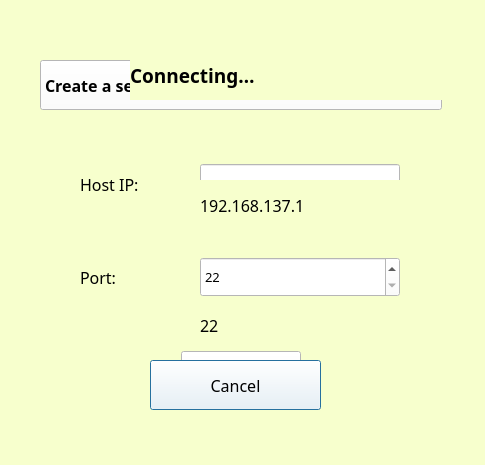
<?xml version="1.0" encoding="UTF-8"?>
<ui version="4.0">
 <class>ConnectionDialog</class>
 <widget class="QDialog" name="ConnectionDialog">
  <property name="geometry">
   <rect>
    <x>0</x>
    <y>0</y>
    <width>485</width>
    <height>465</height>
   </rect>
  </property>
  <property name="windowTitle">
   <string>Create a connection</string>
  </property>
  <property name="styleSheet">
   <string notr="true">background-color: rgb(247, 255, 205);</string>
  </property>
  <widget class="QPushButton" name="pushButton_2">
   <property name="geometry">
    <rect>
     <x>150</x>
     <y>360</y>
     <width>171</width>
     <height>50</height>
    </rect>
   </property>
   <property name="minimumSize">
    <size>
     <width>0</width>
     <height>50</height>
    </size>
   </property>
   <property name="maximumSize">
    <size>
     <width>16777215</width>
     <height>50</height>
    </size>
   </property>
   <property name="font">
    <font>
     <family>Tw Cen MT Condensed Extra Bold</family>
     <pointsize>12</pointsize>
     <weight>50</weight>
     <bold>false</bold>
    </font>
   </property>
   <property name="styleSheet">
    <string notr="true">background-color: rgb(255, 255, 255);</string>
   </property>
   <property name="text">
    <string>Cancel</string>
   </property>
  </widget>
  <widget class="QLabel" name="label_display">
   <property name="geometry">
    <rect>
     <x>130</x>
     <y>50</y>
     <width>400</width>
     <height>50</height>
    </rect>
   </property>
   <property name="minimumSize">
    <size>
     <width>400</width>
     <height>50</height>
    </size>
   </property>
   <property name="maximumSize">
    <size>
     <width>400</width>
     <height>50</height>
    </size>
   </property>
   <property name="font">
    <font>
     <family>Tw Cen MT</family>
     <pointsize>14</pointsize>
     <weight>75</weight>
     <bold>true</bold>
    </font>
   </property>
   <property name="styleSheet">
    <string notr="true"/>
   </property>
   <property name="text">
    <string>Connecting…</string>
   </property>
  </widget>
  <widget class="QLabel" name="label_ip">
   <property name="geometry">
    <rect>
     <x>200</x>
     <y>180</y>
     <width>281</width>
     <height>51</height>
    </rect>
   </property>
   <property name="font">
    <font>
     <family>Tw Cen MT</family>
     <pointsize>12</pointsize>
    </font>
   </property>
   <property name="styleSheet">
    <string notr="true"/>
   </property>
   <property name="text">
    <string>192.168.137.1</string>
   </property>
  </widget>
  <widget class="QLabel" name="label_port">
   <property name="geometry">
    <rect>
     <x>200</x>
     <y>300</y>
     <width>361</width>
     <height>51</height>
    </rect>
   </property>
   <property name="font">
    <font>
     <family>Tw Cen MT</family>
     <pointsize>12</pointsize>
    </font>
   </property>
   <property name="styleSheet">
    <string notr="true"/>
   </property>
   <property name="text">
    <string>22</string>
   </property>
  </widget>
  <widget class="QWidget" name="layoutWidget">
   <property name="geometry">
    <rect>
     <x>30</x>
     <y>60</y>
     <width>422</width>
     <height>341</height>
    </rect>
   </property>
   <layout class="QVBoxLayout" name="verticalLayout_2">
    <item>
     <layout class="QVBoxLayout" name="verticalLayout">
      <property name="spacing">
       <number>0</number>
      </property>
      <property name="leftMargin">
       <number>10</number>
      </property>
      <property name="rightMargin">
       <number>10</number>
      </property>
      <item>
       <widget class="QComboBox" name="comboBox">
        <property name="minimumSize">
         <size>
          <width>0</width>
          <height>50</height>
         </size>
        </property>
        <property name="maximumSize">
         <size>
          <width>16777215</width>
          <height>50</height>
         </size>
        </property>
        <property name="font">
         <font>
          <family>Tw Cen MT</family>
          <pointsize>12</pointsize>
          <weight>75</weight>
          <bold>true</bold>
         </font>
        </property>
        <property name="styleSheet">
         <string notr="true">background-color: rgb(255, 255, 255);</string>
        </property>
        <property name="currentText">
         <string>Create a server</string>
        </property>
        <item>
         <property name="text">
          <string>Create a server</string>
         </property>
        </item>
        <item>
         <property name="text">
          <string>Create a client</string>
         </property>
        </item>
       </widget>
      </item>
     </layout>
    </item>
    <item>
     <spacer name="verticalSpacer">
      <property name="orientation">
       <enum>Qt::Vertical</enum>
      </property>
      <property name="sizeHint" stdset="0">
       <size>
        <width>38</width>
        <height>18</height>
       </size>
      </property>
     </spacer>
    </item>
    <item>
     <layout class="QHBoxLayout" name="horizontalLayout">
      <property name="spacing">
       <number>0</number>
      </property>
      <property name="leftMargin">
       <number>10</number>
      </property>
      <property name="rightMargin">
       <number>10</number>
      </property>
      <item>
       <widget class="QLabel" name="label">
        <property name="minimumSize">
         <size>
          <width>80</width>
          <height>40</height>
         </size>
        </property>
        <property name="maximumSize">
         <size>
          <width>80</width>
          <height>40</height>
         </size>
        </property>
        <property name="font">
         <font>
          <family>Tw Cen MT</family>
          <pointsize>12</pointsize>
          <weight>50</weight>
          <bold>false</bold>
         </font>
        </property>
        <property name="text">
         <string>Host IP:</string>
        </property>
       </widget>
      </item>
      <item>
       <widget class="QLineEdit" name="lineEdit">
        <property name="minimumSize">
         <size>
          <width>200</width>
          <height>40</height>
         </size>
        </property>
        <property name="maximumSize">
         <size>
          <width>200</width>
          <height>40</height>
         </size>
        </property>
        <property name="font">
         <font>
          <family>Tw Cen MT</family>
          <pointsize>10</pointsize>
         </font>
        </property>
        <property name="styleSheet">
         <string notr="true">background-color: rgb(255, 255, 255);</string>
        </property>
        <property name="text">
         <string>192.168.137.1</string>
        </property>
       </widget>
      </item>
     </layout>
    </item>
    <item>
     <spacer name="verticalSpacer_3">
      <property name="orientation">
       <enum>Qt::Vertical</enum>
      </property>
      <property name="sizeHint" stdset="0">
       <size>
        <width>20</width>
        <height>20</height>
       </size>
      </property>
     </spacer>
    </item>
    <item>
     <layout class="QHBoxLayout" name="horizontalLayout_2">
      <property name="spacing">
       <number>0</number>
      </property>
      <property name="leftMargin">
       <number>10</number>
      </property>
      <property name="rightMargin">
       <number>10</number>
      </property>
      <item>
       <widget class="QLabel" name="label_2">
        <property name="minimumSize">
         <size>
          <width>80</width>
          <height>40</height>
         </size>
        </property>
        <property name="maximumSize">
         <size>
          <width>80</width>
          <height>40</height>
         </size>
        </property>
        <property name="font">
         <font>
          <family>Tw Cen MT</family>
          <pointsize>12</pointsize>
          <weight>50</weight>
          <bold>false</bold>
         </font>
        </property>
        <property name="text">
         <string>Port:</string>
        </property>
       </widget>
      </item>
      <item>
       <widget class="QSpinBox" name="spinBox">
        <property name="minimumSize">
         <size>
          <width>200</width>
          <height>40</height>
         </size>
        </property>
        <property name="maximumSize">
         <size>
          <width>200</width>
          <height>40</height>
         </size>
        </property>
        <property name="font">
         <font>
          <family>Tw Cen MT</family>
          <pointsize>10</pointsize>
         </font>
        </property>
        <property name="styleSheet">
         <string notr="true">background-color: rgb(255, 255, 255);</string>
        </property>
        <property name="minimum">
         <number>22</number>
        </property>
        <property name="maximum">
         <number>65534</number>
        </property>
       </widget>
      </item>
     </layout>
    </item>
    <item>
     <spacer name="verticalSpacer_2">
      <property name="orientation">
       <enum>Qt::Vertical</enum>
      </property>
      <property name="sizeHint" stdset="0">
       <size>
        <width>20</width>
        <height>40</height>
       </size>
      </property>
     </spacer>
    </item>
    <item>
     <layout class="QHBoxLayout" name="horizontalLayout_3">
      <item>
       <spacer name="horizontalSpacer_2">
        <property name="orientation">
         <enum>Qt::Horizontal</enum>
        </property>
        <property name="sizeHint" stdset="0">
         <size>
          <width>40</width>
          <height>20</height>
         </size>
        </property>
       </spacer>
      </item>
      <item>
       <widget class="QPushButton" name="pushButton">
        <property name="minimumSize">
         <size>
          <width>120</width>
          <height>50</height>
         </size>
        </property>
        <property name="maximumSize">
         <size>
          <width>120</width>
          <height>50</height>
         </size>
        </property>
        <property name="font">
         <font>
          <family>Tw Cen MT Condensed Extra Bold</family>
          <pointsize>12</pointsize>
          <weight>50</weight>
          <bold>false</bold>
         </font>
        </property>
        <property name="styleSheet">
         <string notr="true">background-color: rgb(255, 255, 255);</string>
        </property>
        <property name="text">
         <string>OK</string>
        </property>
       </widget>
      </item>
      <item>
       <spacer name="horizontalSpacer">
        <property name="orientation">
         <enum>Qt::Horizontal</enum>
        </property>
        <property name="sizeHint" stdset="0">
         <size>
          <width>40</width>
          <height>20</height>
         </size>
        </property>
       </spacer>
      </item>
     </layout>
    </item>
   </layout>
  </widget>
  <zorder>layoutWidget</zorder>
  <zorder>label_ip</zorder>
  <zorder>label_port</zorder>
  <zorder>label_display</zorder>
  <zorder>pushButton_2</zorder>
 </widget>
 <resources/>
 <connections/>
</ui>
